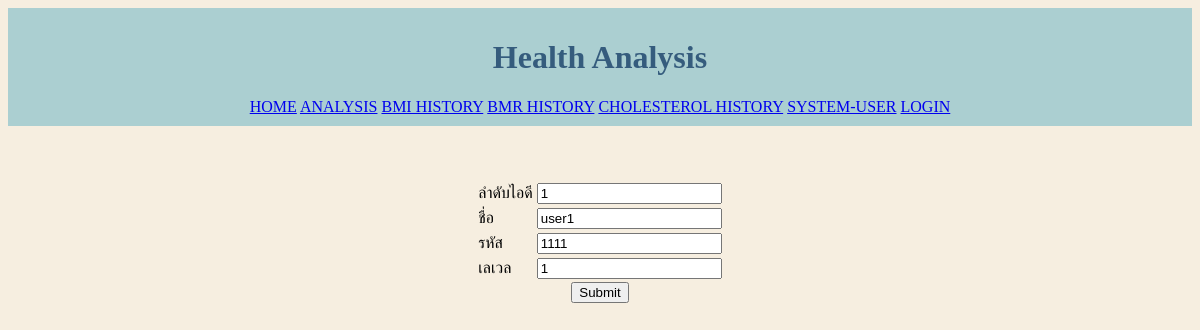
The page /systemuser_edit.php?id=1 on the database its author committed.
### tables this page shows
CREATE TABLE `systemuser` (
  `user_id` int(11) NOT NULL,
  `username` varchar(64) NOT NULL,
  `password` varchar(64) NOT NULL,
  `level` smallint(1) NOT NULL
);

### systemuser_edit.php (the view)
<?php
 require('config.php');
$id= $_GET['id'];
$sql="SELECT * FROM systemuser WHERE  user_id = $id";
$result = mysqli_query($connect,$sql);
$row = mysqli_fetch_assoc($result);
?>
<!DOCTYPE html>
<html lang="en">
<head>
<link type="text/css" rel="stylesheet" href="main.css">
</head>
<body>
    <?php include('nav.php'); ?>
    <br><br>
    <center>
   <form action="systemuser_edit_submit.php?id=<?php echo $row['user_id']?>" method="post">
    <table>
        <tr>
            <td>ลำดับไอดี</td>
            <td><input type="number"  value="<?php echo $row['user_id']?>" name="user_id"> </td>
        </tr>
        <tr>
            <td>ชื่อ</td>
            <td><input type="text"  value="<?php echo $row['username']?>" name="username"> </td>
        </tr>
        <tr>
            <td>รหัส</td>
            <td><input type="number"  value="<?php echo $row['password']?>" name="password"> </td>
        </tr>
        <tr>
            <td>เลเวล</td>
            <td><input type="number"  value="<?php echo $row['level']?>" name="level"> </td>
        </tr>
    </table>
        <input type="submit">
        </form>
    </center>
</body>
</html>

### main.css (style rules this page uses)
body { background-color:#F6EEE0; }

### rows shown on the page
systemuser: user_id "1", username "user1", password "1111", level "1"
